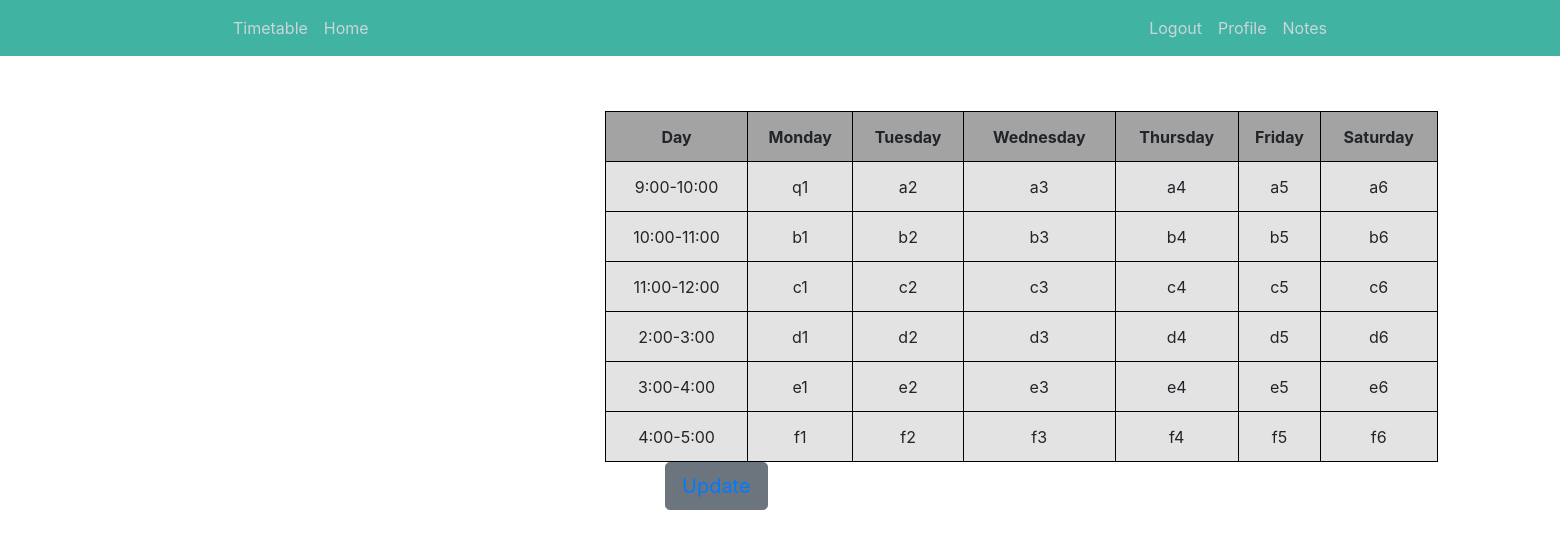
Page /timetablet/ (signed in) on the committed database.
### users/models.py (models this page shows, shortened)
class Dept(models.Model):
	Dep = models.CharField(max_length=100)
	D1P1 = models.CharField(max_length=100)
	D1P2 = models.CharField(max_length=100)
	D1P3 = models.CharField(max_length=100)
	D1P4 = models.CharField(max_length=100)
	D1P5 = models.CharField(max_length=100)
	D1P6 = models.CharField(max_length=100)
	D1P7 = models.CharField(max_length=100)
	D2P1 = models.CharField(max_length=100)
	D2P2 = models.CharField(max_length=100)
	D2P3 = models.CharField(max_length=100)
	D2P4 = models.CharField(max_length=100)
	D2P5 = models.CharField(max_length=100)
	D2P6 = models.CharField(max_length=100)
	D2P7 = models.CharField(max_length=100)
	D3P1 = models.CharField(max_length=100)
	D3P2 = models.CharField(max_length=100)
	D3P3 = models.CharField(max_length=100)
	D3P4 = models.CharField(max_length=100)
	D3P5 = models.CharField(max_length=100)
	D3P6 = models.CharField(max_length=100)
	D3P7 = models.CharField(max_length=100)
	D4P1 = models.CharField(max_length=100)
	D4P2 = models.CharField(max_length=100)
	D4P3 = models.CharField(max_length=100)
	D4P4 = models.CharField(max_length=100)
	D4P5 = models.CharField(max_length=100)
	D4P6 = models.CharField(max_length=100)
	D4P7 = models.CharField(max_length=100)
	D5P1 = models.CharField(max_length=100)
	D5P2 = models.CharField(max_length=100)
	D5P3 = models.CharField(max_length=100)
	D5P4 = models.CharField(max_length=100)
	D5P5 = models.CharField(max_length=100)
	D5P6 = models.CharField(max_length=100)
	D5P7 = models.CharField(max_length=100)
	D6P1 = models.CharField(max_length=100)
	D6P2 = models.CharField(max_length=100)
	D6P3 = models.CharField(max_length=100)
	D6P4 = models.CharField(max_length=100)
	D6P5 = models.CharField(max_length=100)
	D6P6 = models.CharField(max_length=100)
	D6P7 = models.CharField(max_length=100)

### users/views.py (the view)
# urls.py: path('timetablet/' ,user_views.timetablet, name='timetablet'),
@login_required
def timetablet(request):
	if request.user.profile.Department:
		tt = Dept.objects.filter(Dep = request.user.profile.Department).first()
		context = {
		'tt':tt
		}
		return render(request,'users/timetablet.html',context)
	return render(request,'users/timetablet.html')

### users/templates/users/timetablet.html
{% extends "timetable/base.html" %}
{% load crispy_forms_tags %}
{% block content %}
      {% if user.profile.Department %}
	<div>
	<table>
    <thead>
      <tr>
        <th>Day</th>
        <th>Monday</th>
        <th>Tuesday</th>
        <th>Wednesday</th>
        <th>Thursday</th>
        <th>Friday</th>
        <th>Saturday</th>
      </tr>
    </thead>
    <tbody>
      <tr>
        <td class="text">9:00-10:00</td>
        <td class="text">{{tt.D1P1}}</td>
        <td class="text">{{tt.D1P2}}</td>
        <td class="text">{{tt.D1P3}}</td>
        <td class="text">{{tt.D1P4}}</td>
        <td class="text">{{tt.D1P5}}</td>
        <td class="text">{{tt.D1P6}}</td>
      </tr>
      <tr>
        <td class="text">10:00-11:00</td>
        <td class="text">{{tt.D2P1}}</td>
        <td class="text">{{tt.D2P2}}</td>
        <td class="text">{{tt.D2P3}}</td>
        <td class="text">{{tt.D2P4}}</td>
        <td class="text">{{tt.D2P5}}</td>
        <td class="text">{{tt.D2P6}}</td>
      </tr>
      <tr>
        <td class="text">11:00-12:00</td>
        <td class="text">{{tt.D3P1}}</td>
        <td class="text">{{tt.D3P2}}</td>
        <td class="text">{{tt.D3P3}}</td>
        <td class="text">{{tt.D3P4}}</td>
        <td class="text">{{tt.D3P5}}</td>
        <td class="text">{{tt.D3P6}}</td>
      </tr>
      <tr>
        <td class="text">2:00-3:00</td>
        <td class="text">{{tt.D4P1}}</td>
        <td class="text">{{tt.D4P2}}</td>
        <td class="text">{{tt.D4P3}}</td>
        <td class="text">{{tt.D4P4}}</td>
        <td class="text">{{tt.D4P5}}</td>
        <td class="text">{{tt.D4P6}}</td>
      </tr>
      <tr>
        <td class="text">3:00-4:00</td>
        <td class="text">{{tt.D5P1}}</td>
        <td class="text">{{tt.D5P2}}</td>
        <td class="text">{{tt.D5P3}}</td>
        <td class="text">{{tt.D5P4}}</td>
        <td class="text">{{tt.D5P5}}</td>
        <td class="text">{{tt.D5P6}}</td>
      </tr>
      <tr>
        <td class="text">4:00-5:00</td>
        <td class="text">{{tt.D6P1}}</td>
        <td class="text">{{tt.D6P2}}</td>
        <td class="text">{{tt.D6P3}}</td>
        <td class="text">{{tt.D6P4}}</td>
        <td class="text">{{tt.D6P5}}</td>
        <td class="text">{{tt.D6P6}}</td>
      </tr>
    </tbody>
  </table>
    <button type="button" class="btn btn-secondary btn-lg"><a href="{% url 'dept-update' tt.id %}">Update</a></button>
  </div>
  {% else %}
  <a href="{% url 'profile' %}"><h1>Fill Your Profile</h1></a>
  {% endif %}
{% endblock content %}

### timetable/static/timetable/main.css (style rules this page uses)
body { margin-top: 5rem; }
table { align-items: center; width: 75%; border-collapse: collapse; border: 1px solid black; right: 60px; margin-top: 30px; position: relative; }
tr, td, th { height: 50px; border: 1px solid black; }
th { background-color: #a3a3a3; text-align: center; }
.text { text-align: center; }
td { background-color: #e3e3e3; }

### rows in the picture
Dept: D1P1 "q1", D1P2 "a2", D1P3 "a3", D1P4 "a4", D1P5 "a5", D1P6 "a6", D2P1 "b1", D2P2 "b2", D2P3 "b3", D2P4 "b4", D2P5 "b5", D2P6 "b6", D3P1 "c1", D3P2 "c2", D3P3 "c3", D3P4 "c4", D3P5 "c5", D3P6 "c6", D4P1 "d1", D4P2 "d2", D4P3 "d3", D4P4 "d4", D4P5 "d5", D4P6 "d6", D5P1 "e1", D5P2 "e2", D5P3 "e3", D5P4 "e4", D5P5 "e5", D5P6 "e6", D6P1 "f1", D6P2 "f2", D6P3 "f3", D6P4 "f4", D6P5 "f5", D6P6 "f6"
